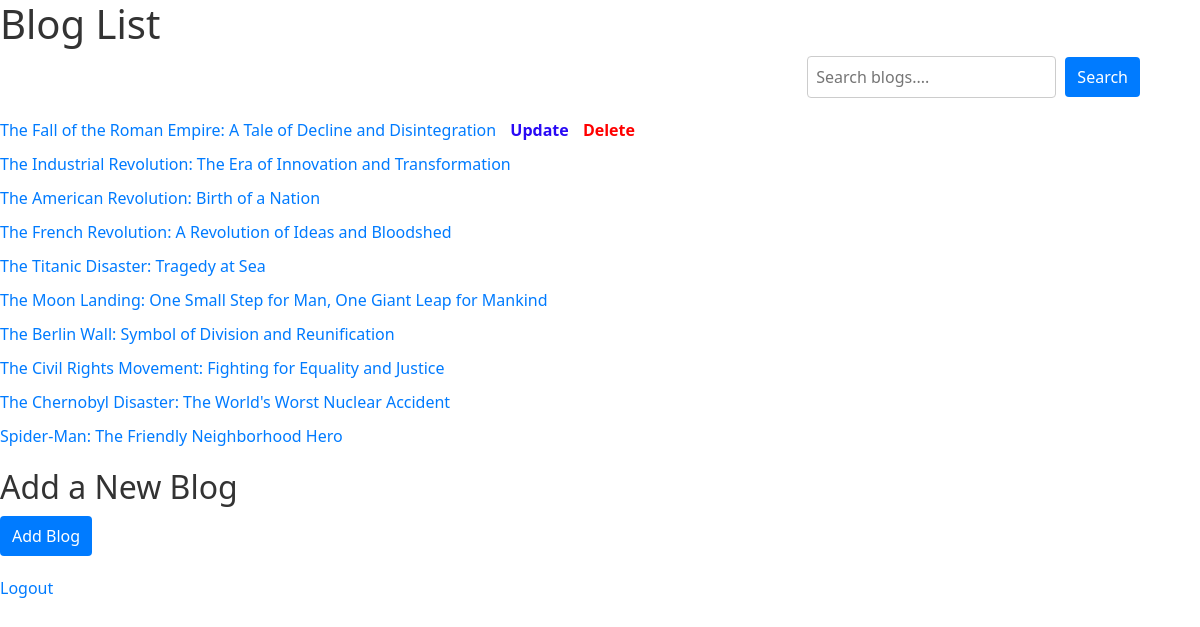
Page /blogs/ (signed in) on the earlier database version.
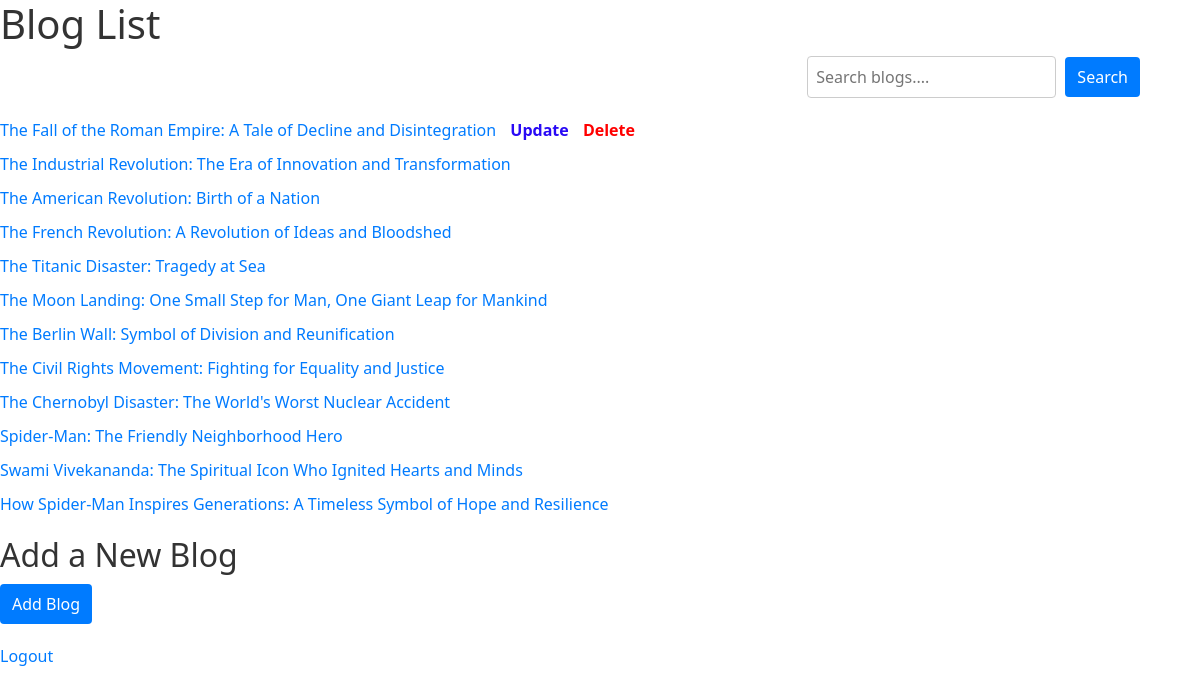
Same page on the later database version.
### app/models.py (models this page shows, shortened)
class Blog(models.Model):
    title = models.CharField(max_length=100)
    content = models.TextField()
    owner = models.ForeignKey(settings.AUTH_USER_MODEL, on_delete=models.CASCADE)
    created_at = models.DateTimeField(auto_now_add=True)
    last_updated = models.DateTimeField(auto_now=True)
    image = models.ImageField(upload_to='blog_images/', blank=True, null=True)

### app/views.py (the view)
# urls.py: path('blogs/', BlogListView.as_view(), name = 'blog_list'),
class BlogListView(LoginRequiredMixin, ListView):
    model = Blog
    template_name = 'app/blog_list.html'
    context_object_name = 'blogs'
    login_url = '/login/'
    def get_queryset(self):
        search_query = self.request.GET.get('q')
        if search_query:
            return Blog.objects.filter(title__icontains=search_query)
        else:
            return Blog.objects.all()

### app/templates/app/blog_list.html (shortened to what this page needs)
{% extends 'app/base.html' %}
{% load crispy_forms_tags %}
{% block content %}
    <h1>Blog List</h1>
    <div class="search-bar-container">
    <form method="GET" action="{% url 'blog_list' %}">
        <input type="text" name="q" placeholder="Search blogs....">
        <button type="submit">Search</button>
    </form>
    </div>
    <ul>
        {% for blog in blogs %}
        <li>
            <a href="{% url 'blog_detail' blog.pk %}" class="blog-link">{{ blog.title }}</a>
            {% if user.is_authenticated and blog.owner == user %}
            <a href="{% url 'blog_update' blog.pk %}" class="update-link"><strong>Update</strong></a>
            <a href="{% url 'blog_delete' blog.pk %}" class="delete-link"><strong>Delete</strong></a>
            {% endif %}
        </li>
        {% endfor %}
    </ul>
    <h2>Add a New Blog</h2>
    <form method="post" action="{% url 'blog_create' %}">
        <input type="submit" value="Add Blog">
    </form>
    <a href="{% url 'logout'%}" class="logout-link">Logout</a>
{% endblock %}

### app/templates/app/base.html (shortened to what this page needs)
<!DOCTYPE html>
<html lang="en">
<head>
    <link rel="stylesheet" href="https://stackpath.bootstrapcdn.com/bootstrap/5.0.0-alpha1/css/bootstrap.min.css">
</head>
</head>
<body>
    {% block content %}{% endblock %}
</body>
</html>

### app/templates/app/blog_list.html (style rules this page uses)
h1 { color: #333; }
ul { list-style: none; padding: 0; }
li { margin-bottom: 10px; }
a.blog-link { text-decoration: none; color: #007bff; }
a.update-link { color: rgb(41, 10, 245); margin-left: 10px; text-decoration: none; }
a.delete-link { color: red; margin-left: 10px; text-decoration: none; }
h2 { margin-top: 20px; margin-bottom: 10px; color: #333; }
form { margin-bottom: 20px; }
input[type="submit"] { background-color: #007bff; color: #fff; border: none; padding: 8px 12px; cursor: pointer; border-radius: 4px; }
a.logout-link { color: #007bff; text-decoration: none; }
.search-bar-container { text-align: right; margin-right: 60px; }
.search-bar-container input[type="text"] { padding: 8px; border: 1px solid #ccc; border-radius: 4px; margin-right: 5px; }
.search-bar-container button[type="submit"] { background-color: #007bff; color: #fff; border: none; padding: 8px 12px; cursor: pointer; border-radius: 4px; }

Differences in the rows shown:
added Blog: title "Swami Vivekananda: The Spiritual Icon Who Ignited Hearts and Minds"
added Blog: title "How Spider-Man Inspires Generations: A Timeless Symbol of Hope and Resilience"
